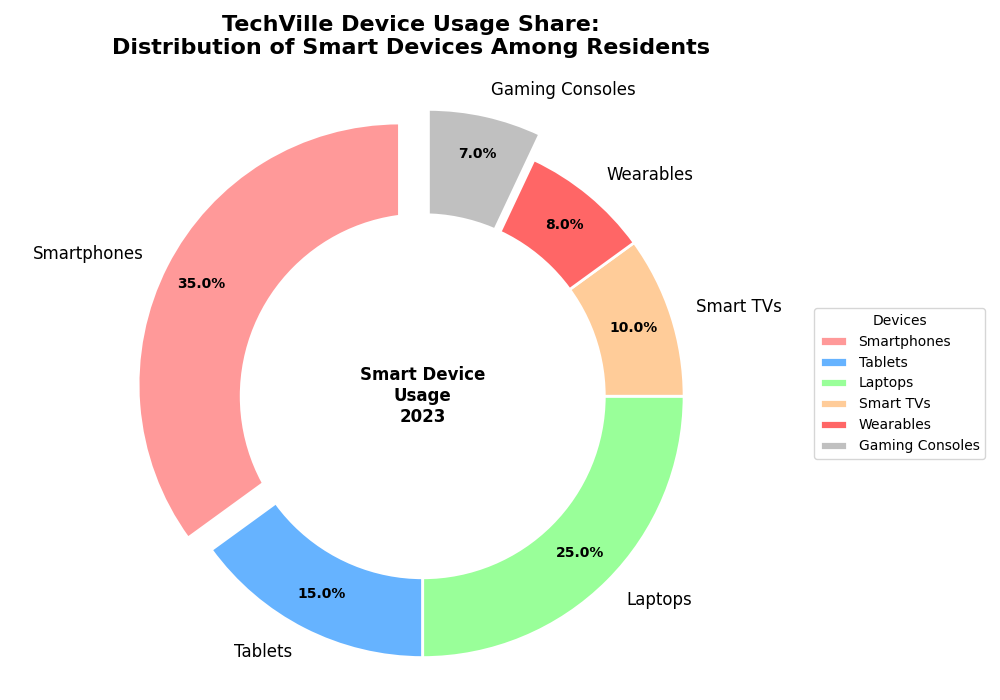

The script that drew this image:
import matplotlib.pyplot as plt
import numpy as np

# Backstory:
# The chart depicts the device usage share in a tech-savvy town called "TechVille". 
# It shows the percentage distribution of various smart devices among residents and demonstrates the diversity in their tech preferences.

# Data for the chart
devices = ['Smartphones', 'Tablets', 'Laptops', 'Smart TVs', 'Wearables', 'Gaming Consoles']
usage_percentage = [35, 15, 25, 10, 8, 7]  # Device usage share in percentage
colors = ['#ff9999', '#66b3ff', '#99ff99', '#ffcc99', '#ff6666', '#c0c0c0']
explode = (0.1, 0, 0, 0, 0, 0.1)

# Create figure and axis
fig, ax = plt.subplots(figsize=(10, 7))

# Create the pie chart
wedges, texts, autotexts = ax.pie(
    usage_percentage,
    labels=devices,
    colors=colors,
    autopct='%1.1f%%',
    startangle=90,
    explode=explode,
    wedgeprops=dict(edgecolor='white', linewidth=2),
    pctdistance=0.85
)

# Draw a circle at the center of the pie to make it a donut chart
centre_circle = plt.Circle((0, 0), 0.70, fc='white')
fig.gca().add_artist(centre_circle)

# Equal aspect ratio ensures the pie is drawn as a circle
ax.axis('equal')

# Title with line breaks for better visibility
ax.set_title("TechVille Device Usage Share:\nDistribution of Smart Devices Among Residents", fontsize=16, fontweight='bold', pad=20)

# Customize the text on the wedges
plt.setp(autotexts, size=10, weight='bold', color='black')
plt.setp(texts, size=12)

# Add a central text inside the donut
ax.text(
    0, 0, 
    'Smart Device\nUsage\n2023', 
    ha='center', va='center', 
    fontsize=12, color='black', weight='bold'
)

# Add a legend outside the chart
ax.legend(
    wedges, devices, 
    title="Devices", 
    loc="center left", bbox_to_anchor=(1, 0, 0.5, 1), fontsize=10
)

# Automatically adjust layout
plt.tight_layout()

# Display the chart
plt.show()
